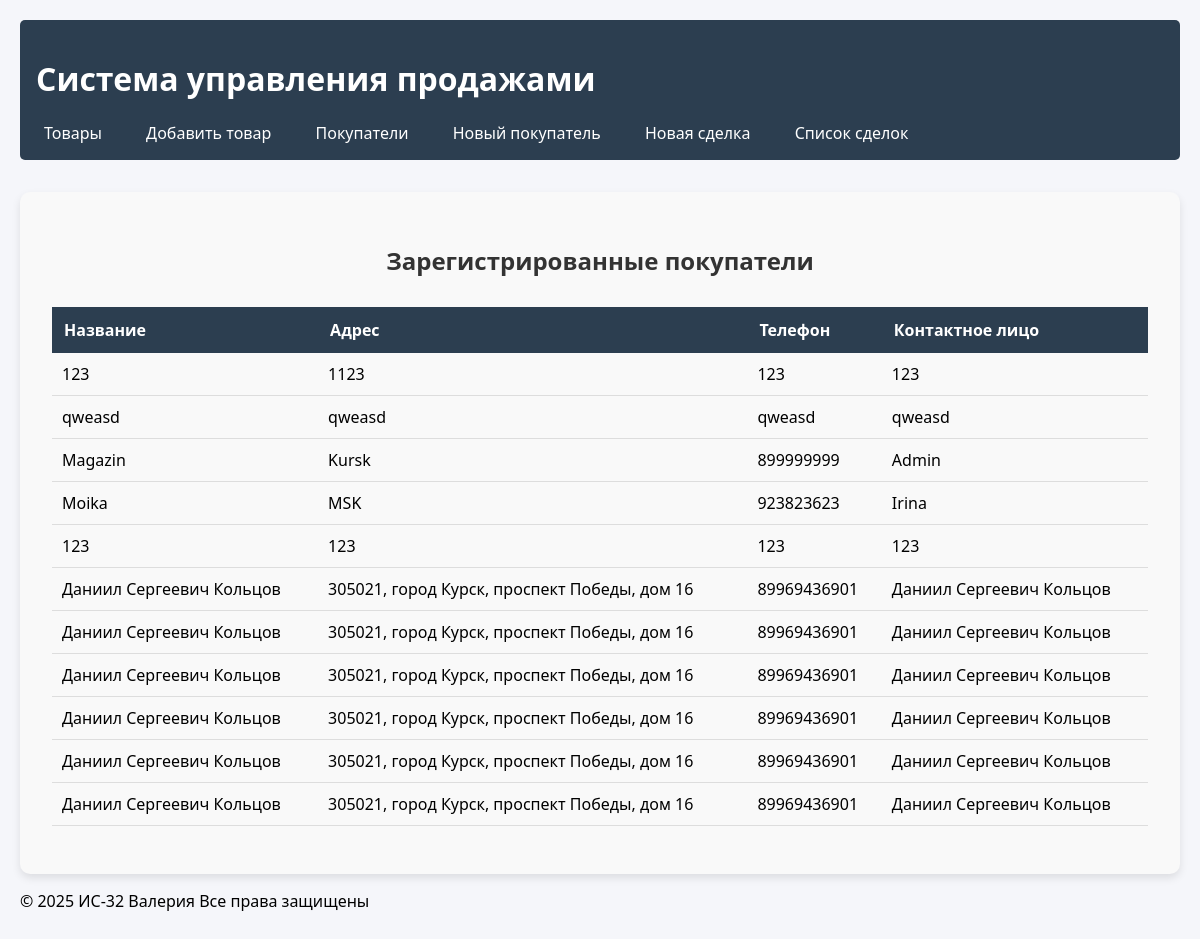
Before: /customers/ with the older database file.
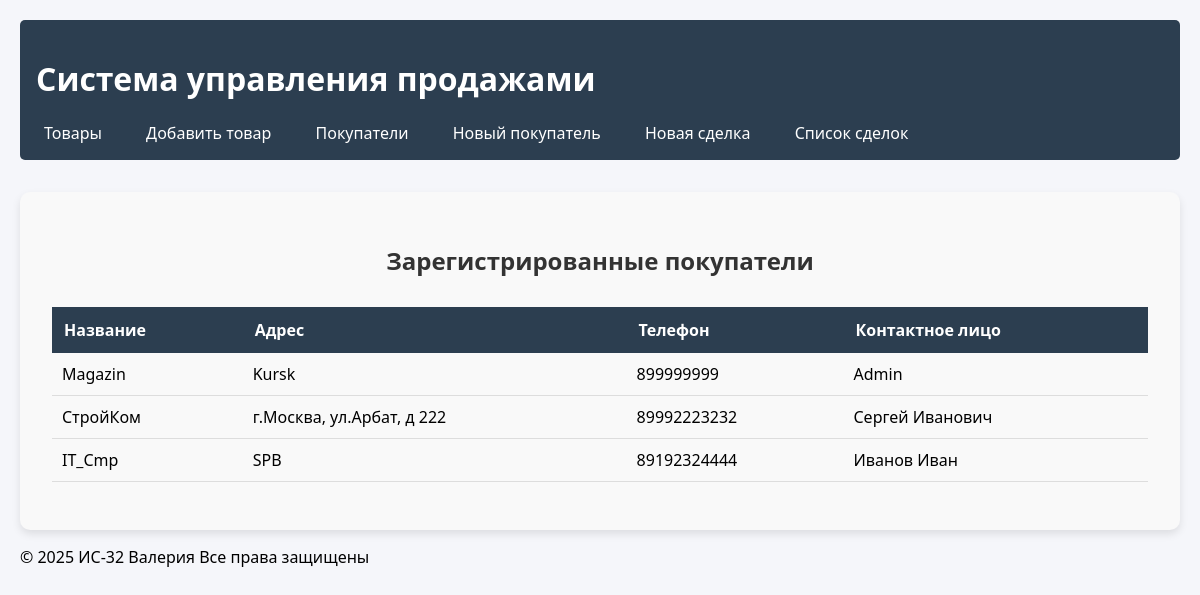
After: the same page with the newer database file.
### sales/models.py (models this page shows, shortened)
class Customer(models.Model):
    name           = models.CharField("Покупатель", max_length=255)
    address        = models.TextField("Адрес", blank=True)
    phone          = models.CharField("Телефон", max_length=20, blank=True)
    contact_person = models.CharField("Контактное лицо", max_length=255, blank=True)

### sales/views.py (the view)
# urls.py: path('customers/', views.customer_list, name='customer_list'),
def customer_list(request):
    customers = Customer.objects.all()
    return render(request, 'sales/customer_list.html', {'customers': customers})

### sales/templates/sales/customer_list.html (shortened to what this page needs)
{% extends "sales/base.html" %}
{% load static %}
{% block content %}
<div class="container">
    <h2>Зарегистрированные покупатели</h2>
    <table>
        <thead>
            <tr>
                <th>Название</th>
                <th>Адрес</th>
                <th>Телефон</th>
                <th>Контактное лицо</th>
            </tr>
        </thead>
        <tbody>
            {% for customer in customers %}
            <tr>
                <td>{{ customer.name }}</td>
                <td>{{ customer.address }}</td>
                <td>{{ customer.phone }}</td>
                <td>{{ customer.contact_person }}</td>
            </tr>
            {% endfor %}
        </tbody>
    </table>
</div>
{% endblock %}

Changed rows visible on the page:
removed Customer: name "123", address "1123", phone "123", contact_person "123"
removed Customer: name "qweasd", address "qweasd", phone "qweasd", contact_person "qweasd"
removed Customer: name "Moika", address "MSK", phone "923823623", contact_person "Irina"
removed Customer: name "123", address "123", phone "123", contact_person "123"
removed Customer: name "Даниил Сергеевич Кольцов", address "305021, город Курск, проспект Победы, дом 16", phone "89969436901", contact_person "Даниил Сергеевич Кольцов"
removed Customer: name "Даниил Сергеевич Кольцов", address "305021, город Курск, проспект Победы, дом 16", phone "89969436901", contact_person "Даниил Сергеевич Кольцов"
removed Customer: name "Даниил Сергеевич Кольцов", address "305021, город Курск, проспект Победы, дом 16", phone "89969436901", contact_person "Даниил Сергеевич Кольцов"
removed Customer: name "Даниил Сергеевич Кольцов", address "305021, город Курск, проспект Победы, дом 16", phone "89969436901", contact_person "Даниил Сергеевич Кольцов"
removed Customer: name "Даниил Сергеевич Кольцов", address "305021, город Курск, проспект Победы, дом 16", phone "89969436901", contact_person "Даниил Сергеевич Кольцов"
removed Customer: name "Даниил Сергеевич Кольцов", address "305021, город Курск, проспект Победы, дом 16", phone "89969436901", contact_person "Даниил Сергеевич Кольцов"
added Customer: name "СтройКом", address "г.Москва, ул.Арбат, д 222", phone "89992223232", contact_person "Сергей Иванович"
added Customer: name "IT_Cmp", address "SPB", phone "89192324444", contact_person "Иванов Иван"
